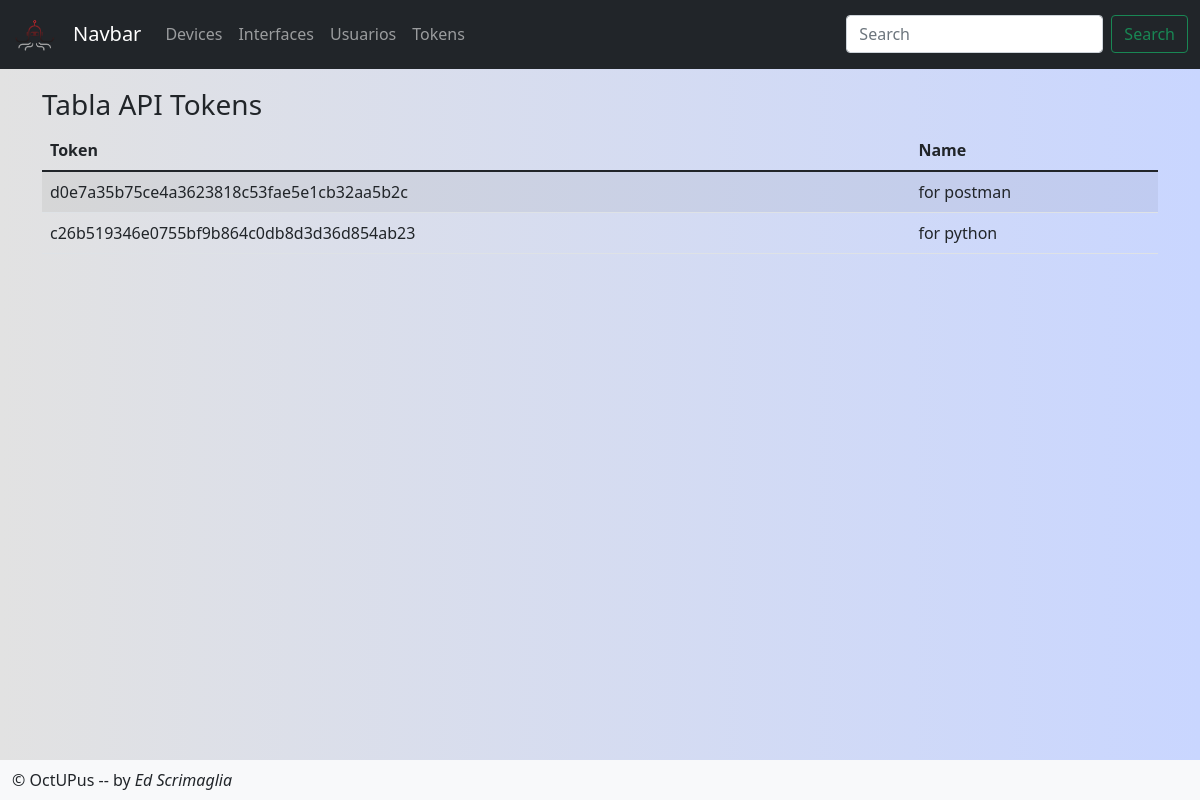
Screenshot of /tokens with the database file from the repository.
### ApiApp/models.py (models this page shows, shortened)
class Tokens(models.Model):
    token = models.CharField(max_length=60, blank=False, null=False, primary_key=True)
    name = models.CharField(max_length=15, blank=False, null=False)
    class Meta:
        constraints = [
            models.UniqueConstraint(fields=['token', 'name'], name="unique token")
        ]

### WebApp/views.py (the view, shortened to what this page needs)
# urls.py: path('tokens', process_sub_pag, name='Tokens'),
def process_sub_pag(request):
    if request.method == 'GET':
        if 'device' in str(request.get_full_path()):
            registros = Devices.objects.all().order_by('name').values()
            if len(registros) >= 1:
                devices_v = {
                    'data': registros,
                    'cant_rec': len(registros)
                }
            else:
                devices_v = {
                    'result': f"No hay Devices registrados",
                    'cant_rec': 0
                }
            return render(request,"devices.html",devices_v)
        elif 'token' in str(request.get_full_path()):
            registros = Tokens.objects.all().order_by('name').values()
            if len(registros) >= 1:
                devices_v = {
                    'data': registros,
                    'cant_rec': len(registros)
                }
            else:
                devices_v = {
                    'result': f"No hay Tokens registrados",
                    'cant_rec': 0
                }
            return render(request,"tokens.html",devices_v)
        else:
            return HttpResponse("Bad URL, check process_sub_pag method in views")
    else:
        return HttpResponse("Must be a GET request")

### WebApp/templates/tokens.html
{% extends "home.html" %}
{% block content %}
<h3> Tabla API Tokens</h3>
<table class="table table-striped">
    <thead>
        <tr>
            <th>Token</th>
            <th>Name</th>
        </tr>
    </thead>
    <tbody>
        {% if cant_rec > 0 %}
        {% for token in data %}
        <tr class="letras">
            <td>{{token.token}}</td>
            <td>{{token.name}}</td>
        </tr>
        {% endfor %}
        {% else %}
        <tr>
            <td>{{result}}</td>
        </tr>
        {% endif %}
    </tbody>
</table>
{% endblock %}

### ApiServer/static/css/main.css (style rules this page uses)
body { background: #C9D6FF; background: -webkit-linear-gradient(to right, #E2E2E2, #C9D6FF); background: linear-gradient(to right, #E2E2E2, #C9D6FF); }

### rows the page displays
Tokens: token "d0e7a35b75ce4a3623818c53fae5e1cb32aa5b2c", name "for postman"
Tokens: token "c26b519346e0755bf9b864c0db8d3d36d854ab23", name "for python"
